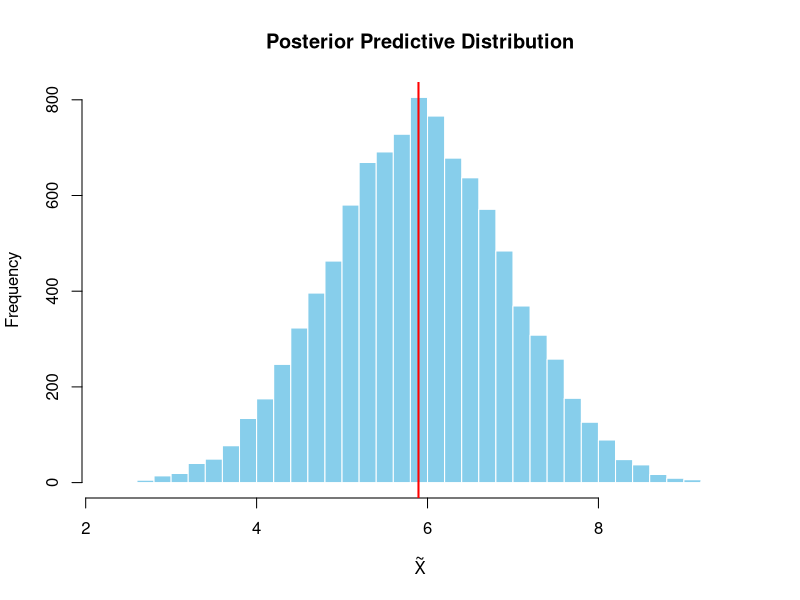

Write the R code that produced this figure.
set.seed(123)

# Observed data
x <- c(5,6,7,5,6,6,7,5,6,6)
n <- length(x)
x_bar <- mean(x)
sigma2 <- 1
sigma <- sqrt(sigma2)

# Hyperpriors
mu0 <- 0
sigma_mu <- 100
scale_tau <- 5  # Half-Cauchy scale

# Number of Monte Carlo samples
n_sims <- 10000

# 1. Sample tau from Half-Cauchy
tau <- abs(rcauchy(n_sims, location = 0, scale = scale_tau))
tau2 <- tau^2

# 2. Sample mu from its conditional posterior given tau
mu_post_sd <- sqrt(1 / (1/tau2 + 1/sigma_mu^2))
mu_post_mean <- mu_post_sd^2 * (0/sigma_mu^2 + x_bar/tau2)
mu <- rnorm(n_sims, mean = mu_post_mean, sd = mu_post_sd)

# 3. Sample theta from its conditional posterior given mu and tau2
theta_post_sd <- sqrt(1 / (n/sigma2 + 1/tau2))
theta_post_mean <- theta_post_sd^2 * (n*x_bar/sigma2 + mu/tau2)
theta_samples <- rnorm(n_sims, mean = theta_post_mean, sd = theta_post_sd)

# 4. Posterior predictive samples
x_tilde_samples <- rnorm(n_sims, mean = theta_samples, sd = sigma)

# Posterior summaries
cat("Posterior mean of theta:", mean(theta_samples), "\n")
cat("Posterior SD of theta:", sd(theta_samples), "\n")
cat("Posterior predictive mean of ~X:", mean(x_tilde_samples), "\n")
cat("Posterior predictive SD of ~X:", sd(x_tilde_samples), "\n")

# Histogram of posterior predictive samples
hist(x_tilde_samples, breaks = 50,
     main = "Posterior Predictive Distribution",
     xlab = expression(tilde(X)),
     col = "skyblue", border = "white",
     xlim = range(c(x, x_tilde_samples)))

# Add posterior predictive mean
abline(v = mean(x_tilde_samples), col = "red", lwd = 2)
